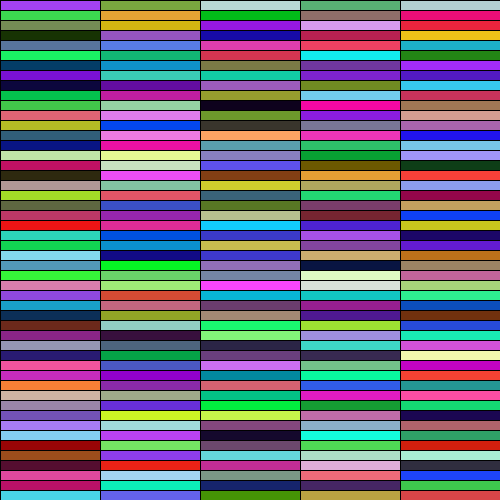
Frame 1 (no input)
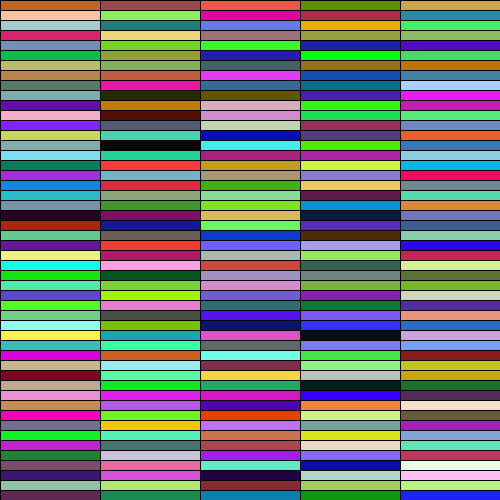
Frame 60 (the mouse pressed at the canvas centre just before this capture)
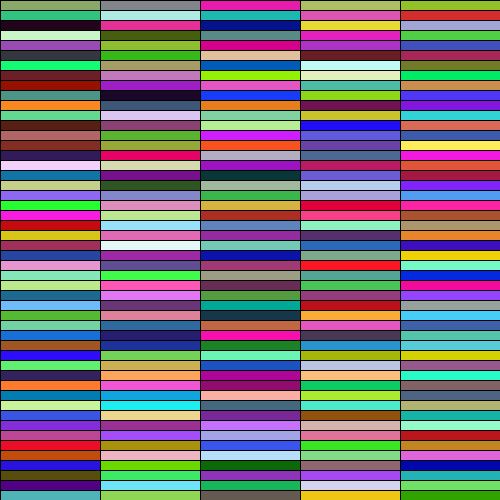
Frame 120 (the mouse held since frame 60 and released just before this capture)

The Processing sketch that drew these frames (run headless with seeded random() and noise(); from frame 60 on, the mouse is pressed at the canvas centre):

// Processing sketch: bucles
// ── bucles.pde
void setup() { 
  size(500, 500);
  background(210);
}


void draw() {
  for (int x = 0; x < width;  x+=100) {
  for(int y = 0; y < height;  y+=10)  {
    fill(random(255), random(255), random(255));
    rect(x, y, 100, 10);
  }
  }
}
